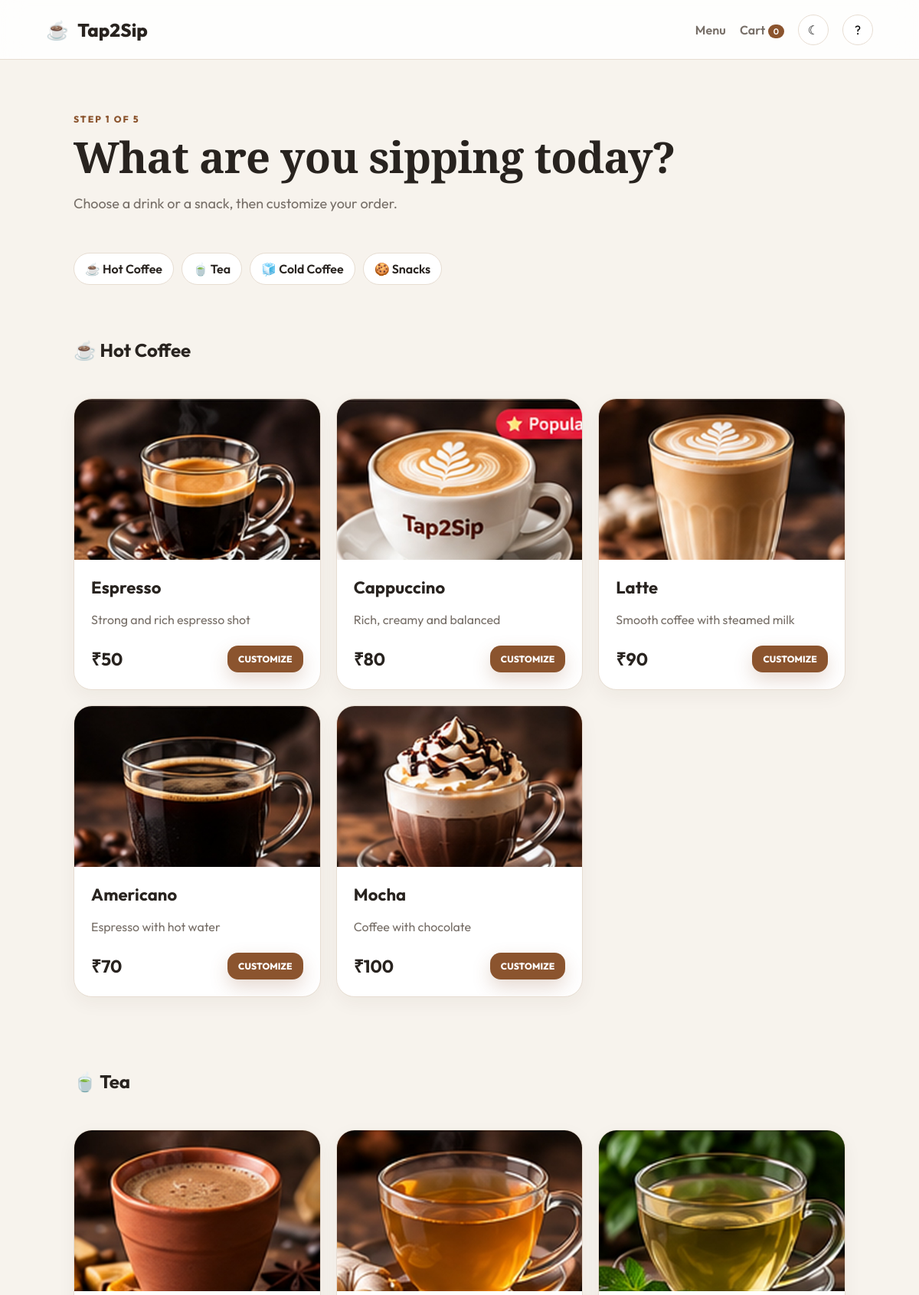
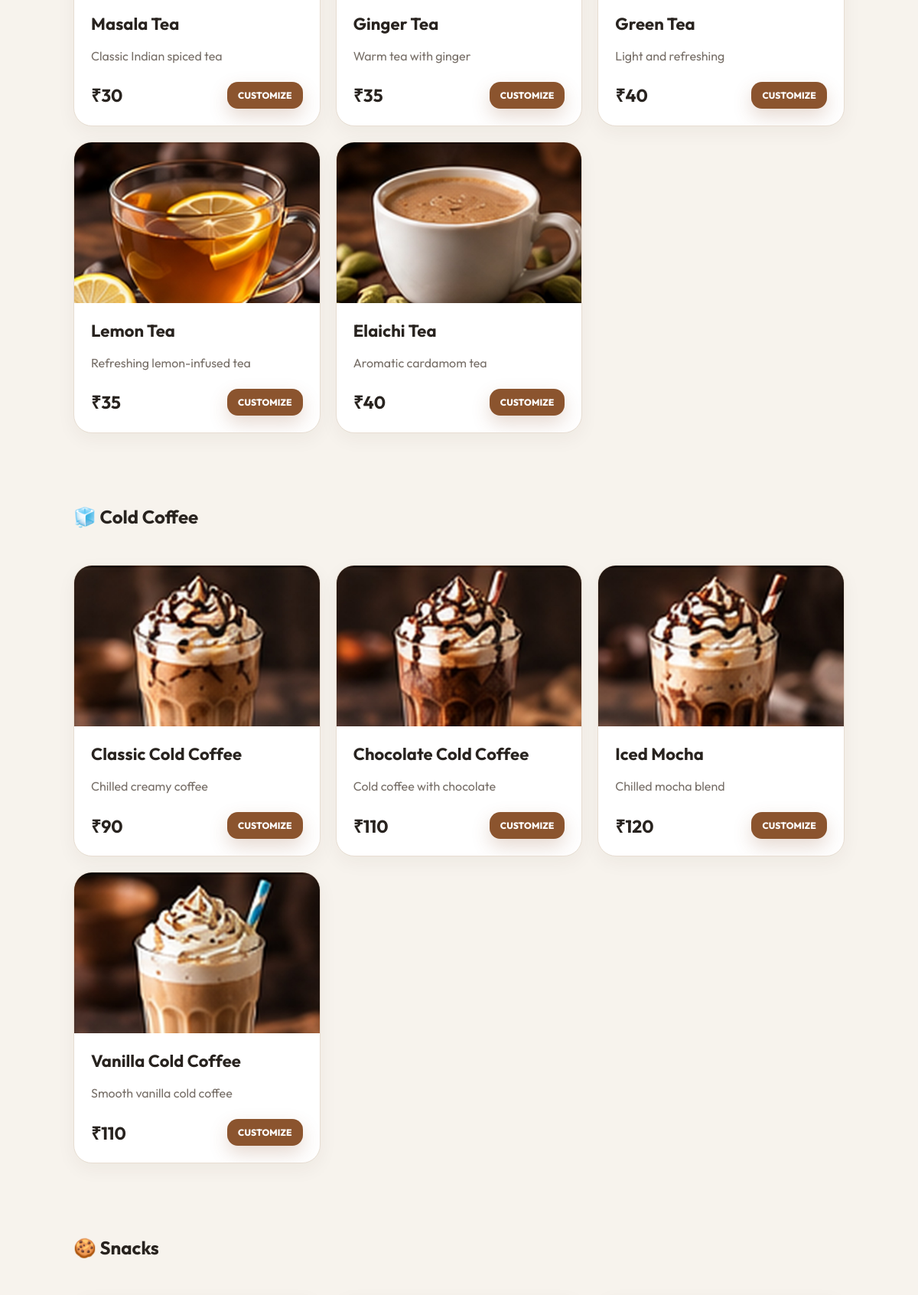
The page /menu (upper part) on the database its author committed (2 pictures, top to bottom).
### tables this page shows
CREATE TABLE products(
        id INTEGER PRIMARY KEY AUTOINCREMENT,
        name TEXT NOT NULL,
        category TEXT NOT NULL,
        description TEXT,
        price REAL NOT NULL,
        emoji TEXT DEFAULT '☕',
        available INTEGER DEFAULT 1
    );

### app.py (the view)
@app.route("/menu")
def menu():
    return render_template("menu.html", products=get_products())

### app.py (called while the page is built)
def get_db():
    db = sqlite3.connect(DB_PATH)
    db.row_factory = sqlite3.Row
    return db

def product_image(name):
    return PRODUCT_IMAGES.get(name, "placeholder.jpg")

@app.template_global("product_image")
def product_image_url(name):
    return url_for("static", filename="img/products/" + product_image(name))

def get_products():
    return get_db().execute("SELECT * FROM products ORDER BY CASE category WHEN 'coffee' THEN 1 WHEN 'tea' THEN 2 WHEN 'cold' THEN 3 WHEN 'snacks' THEN 4 ELSE 5 END, id").fetchall()

@app.context_processor
def inject_globals():
    return {"cart_count": sum(i.get("quantity",1) for i in session.get("cart", []))}

### templates/menu.html
{% extends "base.html" %}{% block title %}Tap2Sip | Menu{% endblock %}
{% block content %}
<section class="page-head"><div class="eyebrow">STEP 1 OF 5</div><h1>What are you sipping today?</h1><p>Choose a drink or a snack, then customize your order.</p></section>
<div class="filter-row"><a href="#coffee">☕ Hot Coffee</a><a href="#tea">🍵 Tea</a><a href="#cold">🧊 Cold Coffee</a><a href="#snacks">🍪 Snacks</a></div>
{% for cat,label,icon in [('coffee','Hot Coffee','☕'),('tea','Tea','🍵'),('cold','Cold Coffee','🧊'),('snacks','Snacks','🍪')] %}
<section class="menu-section" id="{{cat}}"><div class="section-head"><h2>{{icon}} {{label}}</h2></div>
<div class="product-grid">
{% for p in products if p.category==cat %}
<div class="product-card {% if not p.available %}disabled{% endif %}">
  <div class="product-art"><img src="{{ product_image(p.name) }}" alt="{{p.name}}" loading="lazy"></div>
  <div class="product-info"><h3>{{p.name}}</h3><p>{{p.description}}</p>
  <div class="price-row"><strong>₹{{'%.0f'|format(p.price)}}</strong>{% if p.available %}<a class="primary-btn small" href="{{url_for('customize',product_id=p.id)}}">{% if p.category=='snacks' %}ADD{% else %}CUSTOMIZE{% endif %}</a>{% else %}<span class="sold">UNAVAILABLE</span>{% endif %}</div></div>
</div>
{% endfor %}
</div></section>
{% endfor %}
{% endblock %}

### templates/base.html (shortened to what this page needs)
<!doctype html>
<html lang="en">
<head>
<link rel="stylesheet" href="{{ url_for('static', filename='css/style.css') }}">
</head>
<body>
<header class="topbar">
  <a class="brand" href="{{ url_for('index') }}"><span>☕</span> Tap2Sip</a>
  <nav>
    <a href="{{ url_for('menu') }}">Menu</a>
    <a href="{{ url_for('cart') }}">Cart <span class="cart-badge">{{ cart_count }}</span></a>
    <button class="icon-btn" onclick="toggleTheme()" aria-label="Toggle theme">☾</button>
    <button class="icon-btn" onclick="showHelp()" aria-label="Help">?</button>
  </nav>
</header>
<main>{% block content %}{% endblock %}</main>
</body>
</html>

### static/css/style.css (style rules this page uses)
:root { --bg:#f7f3ed;--surface:#fff;--text:#28231f;--muted:#776f68;--accent:#8b542e;--accent2:#dcae78;--line:#e7ddd2;--shadow:0 18px 45px rgba(66,42,24,.10) }
* { box-sizing:border-box }
body { margin:0;background:var(--bg);color:var(--text);font-family:"Outfit",sans-serif }
a { text-decoration:none;color:inherit }
button,input,select,textarea { font:inherit }
.topbar { height:78px;padding:0 5vw;display:flex;align-items:center;justify-content:space-between;background:rgba(255,255,255,.85);border-bottom:1px solid var(--line);position:sticky;top:0;z-index:20;backdrop-filter:blur(15px) }
.brand { font-size:24px;font-weight:800;letter-spacing:-.7px }
.brand span { margin-right:7px }
.topbar nav { display:flex;gap:18px;align-items:center }
.topbar nav>a { font-weight:600;color:var(--muted) }
.icon-btn { border:1px solid var(--line);background:var(--surface);border-radius:50%;width:40px;height:40px;cursor:pointer }
.cart-badge { background:var(--accent);color:white;border-radius:99px;padding:2px 7px;font-size:11px }
.eyebrow { font-size:12px;letter-spacing:2px;font-weight:800;color:var(--accent);margin-bottom:14px }
.hero h1,.page-head h1 { font-family:"Playfair Display",serif;font-size:clamp(48px,7vw,88px);line-height:.98;margin:0 0 22px;letter-spacing:-2px }
.primary-btn,.secondary-btn { display:inline-flex;align-items:center;justify-content:center;border:0;border-radius:14px;padding:14px 22px;font-weight:800;cursor:pointer;transition:.2s }
.primary-btn { background:var(--accent);color:white;box-shadow:0 10px 25px rgba(139,84,46,.22) }
.small { padding:10px 14px;font-size:12px }
.chips span,.filter-row a { padding:10px 14px;border-radius:99px;background:var(--surface);border:1px solid var(--line);font-weight:600 }
.section-head { display:flex;align-items:end;justify-content:space-between;margin-bottom:28px }
.category-grid,.product-grid { display:grid;grid-template-columns:repeat(3,1fr);gap:20px }
.category-card p,.product-card p { color:var(--muted);line-height:1.5 }
.page-head { padding:70px 8vw 35px }
.page-head h1 { font-size:56px }
.page-head p { color:var(--muted);font-size:18px }
.filter-row { padding:0 8vw 30px;display:flex;gap:10px }
.menu-section { padding:20px 8vw 55px }
.product-grid { grid-template-columns:repeat(3,1fr) }
.product-card { background:var(--surface);border:1px solid var(--line);border-radius:24px;overflow:hidden;box-shadow:0 8px 25px rgba(50,30,15,.05) }
.product-art { height:175px;background:linear-gradient(145deg,#ead7c1,#f8eee3);display:grid;place-items:center;font-size:75px }
.product-info { padding:22px }
.product-info h3 { font-size:22px;margin:0 }
.price-row { display:flex;align-items:center;justify-content:space-between;margin-top:22px }
.price-row strong { font-size:23px }
.product-art { height:210px;overflow:hidden;background:#ead7c1 }
.product-art img { width:100%;height:100%;display:block;object-fit:cover;transition:transform .3s ease }
.brand,.topbar nav>a,.primary-btn,.secondary-btn,.pay-card h2,.product-info h3,.category-card h3,.summary .total { letter-spacing:.1px }
.hero h1,.page-head h1,.section h2,.page-head h2,.custom-card h2,.success-head h1,.admin-head h1,.admin-login h1 { letter-spacing:-.8px }

### rows shown on the page
products: shows a picture, name "Espresso", description "Strong and rich espresso shot", price "50", category "CUSTOMIZE"
products: shows a picture, name "Cappuccino", description "Rich, creamy and balanced", price "80", category "CUSTOMIZE"
products: shows a picture, name "Latte", description "Smooth coffee with steamed milk", price "90", category "CUSTOMIZE"
products: shows a picture, name "Americano", description "Espresso with hot water", price "70", category "CUSTOMIZE"
products: shows a picture, name "Mocha", description "Coffee with chocolate", price "100", category "CUSTOMIZE"
products: shows a picture, name "Masala Tea", description "Classic Indian spiced tea", price "30", category "CUSTOMIZE"
products: shows a picture, name "Ginger Tea", description "Warm tea with ginger", price "35", category "CUSTOMIZE"
products: shows a picture, name "Green Tea", description "Light and refreshing", price "40", category "CUSTOMIZE"
products: shows a picture, name "Lemon Tea", description "Refreshing lemon-infused tea", price "35", category "CUSTOMIZE"
products: shows a picture, name "Elaichi Tea", description "Aromatic cardamom tea", price "40", category "CUSTOMIZE"
products: shows a picture, name "Classic Cold Coffee", description "Chilled creamy coffee", price "90", category "CUSTOMIZE"
products: shows a picture, name "Chocolate Cold Coffee", description "Cold coffee with chocolate", price "110", category "CUSTOMIZE"
products: shows a picture, name "Iced Mocha", description "Chilled mocha blend", price "120", category "CUSTOMIZE"
products: shows a picture, name "Vanilla Cold Coffee", description "Smooth vanilla cold coffee", price "110", category "CUSTOMIZE"

### other values the page prints
{{ cart_count }} "0"
{{ icon }} "☕" "🍵" "🧊" "🍪"
{{ label }} "Hot Coffee" "Tea" "Cold Coffee" "Snacks"
